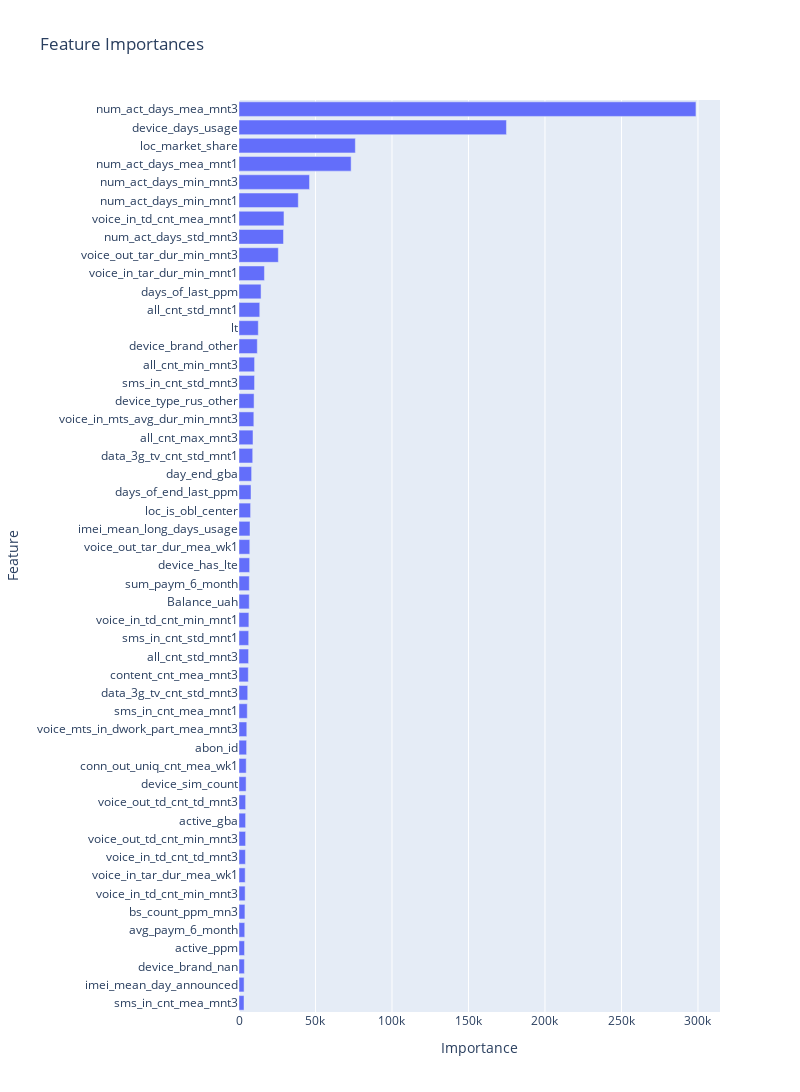

The notebook cell this image was saved under:
### Code cell
import plotly.express as px

fig = px.bar(feature_importances[:50], x="Importance", y="Feature", title="Feature Importances")
fig.update_layout(yaxis={"categoryorder": "total ascending"}, width=800, height=1200)
fig.show()

### Figure 1 — Plotly figure (JSON) as saved in the notebook; plotly's stock layout.template omitted (floating-point values rounded to 4 significant figures)
{"data": [{"alignmentgroup": "True", "hovertemplate": "Importance=%{x}<br>Feature=%{y}<extra></extra>", "legendgroup": "", "marker": {"color": "#636efa", "pattern": {"shape": ""}}, "name": "", "offsetgroup": "", "orientation": "h", "showlegend": false, "textposition": "auto", "type": "bar", "x": [298700.0, 174800.0, 76050.0, 73300.0, 46090.0, 38760.0, 29400.0, 29100.0, 25720.0, 16640.0, 14410.0, 13570.0, 12610.0, 11970.0, 10170.0, 10150.0, 9849.0, 9703.0, 9152.0, 8966.0, 8240.0, 7863.0, 7569.0, 7206.0, 7049.0, 6953.0, 6742.0, 6692.0, 6456.0, 6333.0, 6262.0, 6090.0, 5701.0, 5401.0, 5087.0, 4970.0, 4717.0, 4644.0, 4343.0, 4310.0, 4308.0, 4187.0, 4040.0, 4004.0, 3878.0, 3752.0, 3620.0, 3518.0, 3327.0, 3284.0], "xaxis": "x", "y": ["num_act_days_mea_mnt3", "device_days_usage", "loc_market_share", "num_act_days_mea_mnt1", "num_act_days_min_mnt3", "num_act_days_min_mnt1", "voice_in_td_cnt_mea_mnt1", "num_act_days_std_mnt3", "voice_out_tar_dur_min_mnt3", "voice_in_tar_dur_min_mnt1", "days_of_last_ppm", "all_cnt_std_mnt1", "lt", "device_brand_other", "all_cnt_min_mnt3", "sms_in_cnt_std_mnt3", "device_type_rus_other", "voice_in_mts_avg_dur_min_mnt3", "all_cnt_max_mnt3", "data_3g_tv_cnt_std_mnt1", "day_end_gba", "days_of_end_last_ppm", "loc_is_obl_center", "imei_mean_long_days_usage", "voice_out_tar_dur_mea_wk1", "device_has_lte", "sum_paym_6_month", "Balance_uah", "voice_in_td_cnt_min_mnt1", "sms_in_cnt_std_mnt1", "all_cnt_std_mnt3", "content_cnt_mea_mnt3", "data_3g_tv_cnt_std_mnt3", "sms_in_cnt_mea_mnt1", "voice_mts_in_dwork_part_mea_mnt3", "abon_id", "conn_out_uniq_cnt_mea_wk1", "device_sim_count", "voice_out_td_cnt_td_mnt3", "active_gba", "voice_out_td_cnt_min_mnt3", "voice_in_td_cnt_td_mnt3", "voice_in_tar_dur_mea_wk1", "voice_in_td_cnt_min_mnt3", "bs_count_ppm_mn3", "avg_paym_6_month", "active_ppm", "device_brand_nan", "imei_mean_day_announced", "sms_in_cnt_mea_mnt3"], "yaxis": "y"}], "layout": {"barmode": "relative", "height": 1200, "legend": {"tracegroupgap": 0}, "title": {"text": "Feature Importances"}, "width": 800, "xaxis": {"anchor": "y", "domain": [0, 1], "title": {"text": "Importance"}}, "yaxis": {"anchor": "x", "categoryorder": "total ascending", "domain": [0, 1], "title": {"text": "Feature"}}}}
